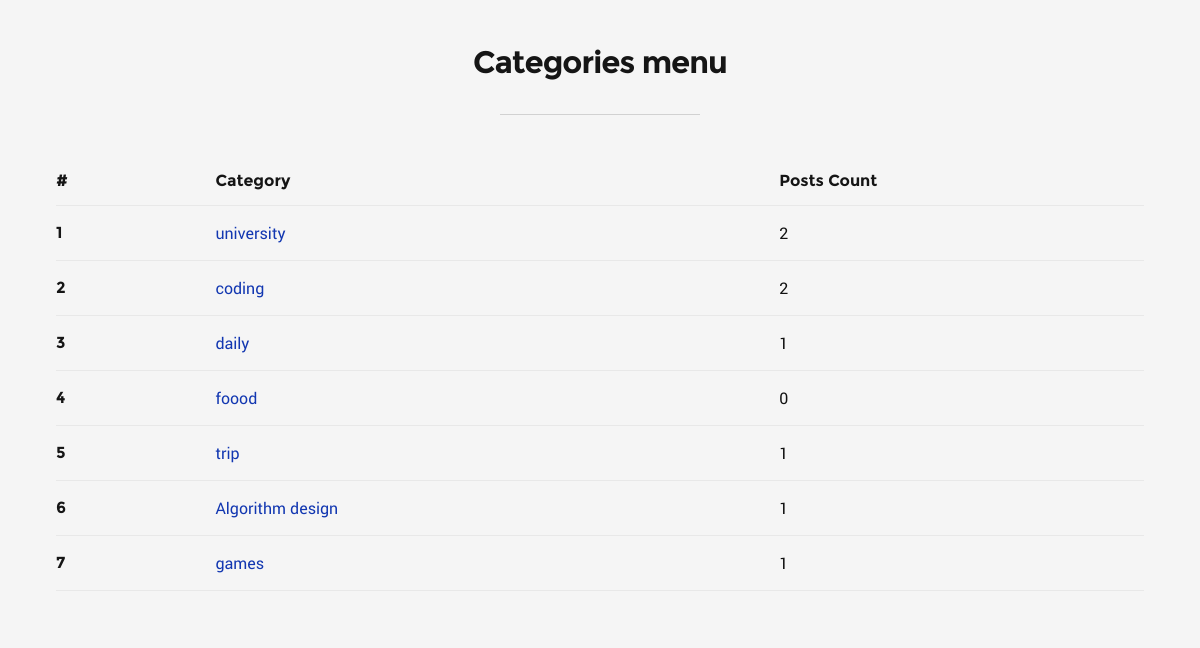
The page /DigLog/categories/ on the database its author committed.
### blog/models.py (models this page shows, shortened)
class Category(models.Model):
    name = models.CharField(max_length=255)

### blog/views.py (the view)
# urls.py: path('categories/', views.category_menu, name='category-menu-url'),
def category_menu(request):
    categories = Category.objects.all()
    posts = Post.objects.all()
    category_counts = Counter(post.category for post in posts)
    category_cats = [(category.name, category_counts[category.name]) for category in categories]
    context = {'categories_menu': category_cats}
    return render(request, 'blog/category_menu.html', context)

### blog/templates/blog/category_menu.html (shortened to what this page needs)
{% extends '_layout.html' %}
{% block content %}
    <section id="page-header">
        <div class="row current-cat">
            <div class="col-full">
                <h1>Categories menu</h1>
            </div>
        </div>
    </section>
    <section id="bricks" class="with-top-sep">
        <div class="row current-cat">
            <div class="col-full">
                <table class="table">
                    <thead>
                    <tr>
                        <th scope="col">#</th>
                        <th scope="col">Category</th>
                        <th scope="col">Posts Count</th>
                    </tr>
                    </thead>
                    <tbody>
                    {% for category, count in categories_menu %}
                        <tr>
                            <th scope="row">{{ forloop.counter }}</th>
                            <td><a href="{% url 'category-list-url' category %}"> {{ category }}</a>
                            </td>
                            <td>{{ count }}</td>
                        </tr>
                    {% endfor %}
                    </tbody>
                </table>
            </div>
        </div>
    </section>
{% endblock %}

### static/css/base.css (style rules this page uses)
html { font-family: sans-serif; -ms-text-size-adjust: 100%; -webkit-text-size-adjust: 100%; }
body { margin: 0; }
article, aside, details, figcaption, figure, footer, header, hgroup, main, menu, nav, section, summary { display: block; }
a { background: transparent; }
h1 { font-size: 2em; margin: 0.67em 0; }
table { border-collapse: collapse; border-spacing: 0; }
td, th { padding: 0; }
html { font-size: 62.5%; box-sizing: border-box; }
*, *::before, *::after { box-sizing: inherit; }
body { font-weight: normal; line-height: 1; text-rendering: optimizeLegibility; word-wrap: break-word; -webkit-overflow-scrolling: touch; -webkit-text-size-adjust: none; }
body, input, button { -moz-osx-font-smoothing: grayscale; -webkit-font-smoothing: antialiased; }
div, dl, dt, dd, ul, ol, li, h1, h2, h3, h4, h5, h6, pre, form, p, blockquote, th, td { margin: 0; padding: 0; }
h1, h2, h3, h4, h5, h6 { -webkit-font-variant-ligatures: common-ligatures; -moz-font-variant-ligatures: common-ligatures; font-variant-ligatures: common-ligatures; text-rendering: optimizeLegibility; }
a { text-decoration: none; line-height: inherit; }
.row { width: 94%; max-width: 1170px; margin: 0 auto; }
.row:before, .row:after { content: ""; display: table; }
.row:after { clear: both; }
[class*="col-"], .bgrid { float: left; }
[class*="col-"] { padding: 0 20px; }
.col-twelve, .col-full { width: 100%; }

### static/css/main.css (style rules this page uses)
html { font-size: 10px; }
html, body { height: 100%; }
body { background: #f5f5f5; font-family: "roboto-regular", sans-serif; font-size: 1.7rem; line-height: 3rem; color: #111111; }
a, a:visited { color: #1237B1; border-bottom: 1px solid transparent; -moz-transition: all 0.4s ease-in-out; -o-transition: all 0.4s ease-in-out; -webkit-transition: all 0.4s ease-in-out; -ms-transition: all 0.4s ease-in-out; transition: all 0.4s ease-in-out; }
h1, h2, h3, h4, h5, h6, .h01, .h02, .h03, .h04, .h05, .h06 { font-family: "montserrat-bold", sans-serif; color: #151515; font-style: normal; text-rendering: optimizeLegibility; margin-bottom: 2.1rem; }
h1, .h01 { font-size: 3.1rem; line-height: 1.35; letter-spacing: -.1rem; }
input, textarea, select, pre, blockquote, figure, table, p, ul, ol, dl, form, .fluid-video-wrapper, .ss-custom-select { margin-bottom: 3rem; }
table { border-width: 0; width: 100%; max-width: 100%; font-family: "roboto-regular", sans-serif; }
th, td { padding: 1.5rem 3rem; text-align: left; border-bottom: 1px solid #E8E8E8; }
th { color: #151515; font-family: "montserrat-bold", sans-serif; }
td { line-height: 1.5; }
th:first-child, td:first-child { padding-left: 0; }
th:last-child, td:last-child { padding-right: 0; }
#page-header { padding: 4.2rem 0 0 0; text-align: center; }
#page-header .row { max-width: 870px; }
#page-header h1 { margin-bottom: 3rem; }
#bricks { padding-top: 4.2rem; }
#bricks.with-top-sep { position: relative; }
#bricks.with-top-sep::before { content: ""; display: block; position: absolute; left: 50%; top: 0; margin-left: -100px; width: 200px; height: 1px; background-color: #D1D1D1; }

### rows shown on the page
Category: categories_menu "university"
Category: categories_menu "coding"
Category: categories_menu "daily"
Category: categories_menu "foood"
Category: categories_menu "trip"
Category: categories_menu "Algorithm design"
Category: categories_menu "games"

### other values the page prints
{{ count }} "2" "2" "1" "0" "1" "1" "1"
